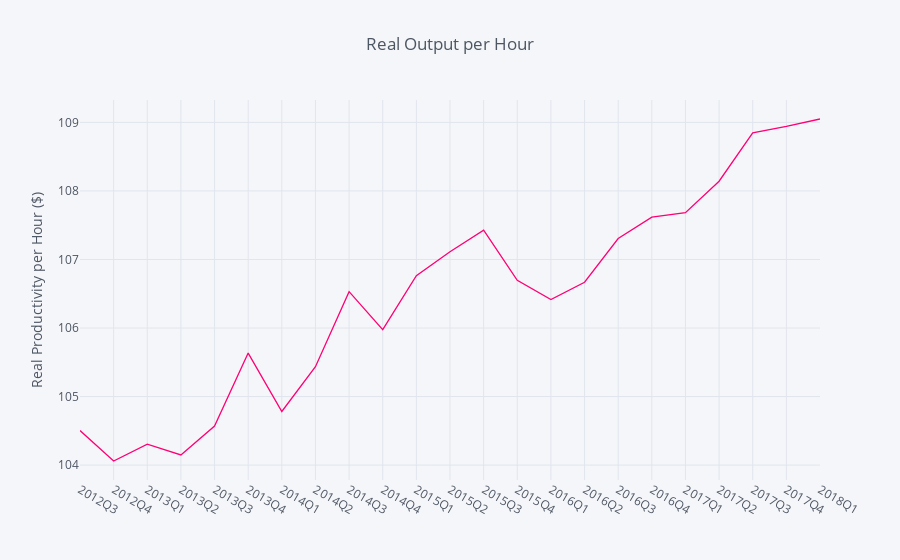

Source (notebook cell):
### Code cell
fig0 = df.iplot(
    columns=['Real Output per Hour'], 
    asFigure=True, 
    kind='scatter', 
    showlegend=False,
    colors = ('#ff0074'),
    title='Real Output per Hour',
    yTitle='Real Productivity per Hour ($)',
    x='Date'
    )

iplot(fig0)

### Figure 1 — Plotly figure (JSON) as saved in the notebook; plotly's stock layout.template omitted (floating-point values rounded to 4 significant figures)
{"data": [{"line": {"color": "rgba(255, 0, 116, 1.0)", "dash": "solid", "shape": "linear", "width": 1.3}, "mode": "lines", "name": "Real Output per Hour", "text": "", "type": "scatter", "x": ["2012Q3", "2012Q4", "2013Q1", "2013Q2", "2013Q3", "2013Q4", "2014Q1", "2014Q2", "2014Q3", "2014Q4", "2015Q1", "2015Q2", "2015Q3", "2015Q4", "2016Q1", "2016Q2", "2016Q3", "2016Q4", "2017Q1", "2017Q2", "2017Q3", "2017Q4", "2018Q1"], "y": [104.5, 104.1, 104.3, 104.1, 104.6, 105.6, 104.8, 105.4, 106.5, 106.0, 106.8, 107.1, 107.4, 106.7, 106.4, 106.7, 107.3, 107.6, 107.7, 108.1, 108.8, 108.9, 109.0]}], "layout": {"legend": {"bgcolor": "#F5F6F9", "font": {"color": "#4D5663"}}, "paper_bgcolor": "#F5F6F9", "plot_bgcolor": "#F5F6F9", "showlegend": false, "title": "Real Output per Hour", "titlefont": {"color": "#4D5663"}, "xaxis1": {"gridcolor": "#E1E5ED", "showgrid": true, "tickfont": {"color": "#4D5663"}, "title": "", "titlefont": {"color": "#4D5663"}, "zerolinecolor": "#E1E5ED"}, "yaxis1": {"gridcolor": "#E1E5ED", "showgrid": true, "tickfont": {"color": "#4D5663"}, "title": "Real Productivity per Hour ($)", "titlefont": {"color": "#4D5663"}, "zerolinecolor": "#E1E5ED"}}}
